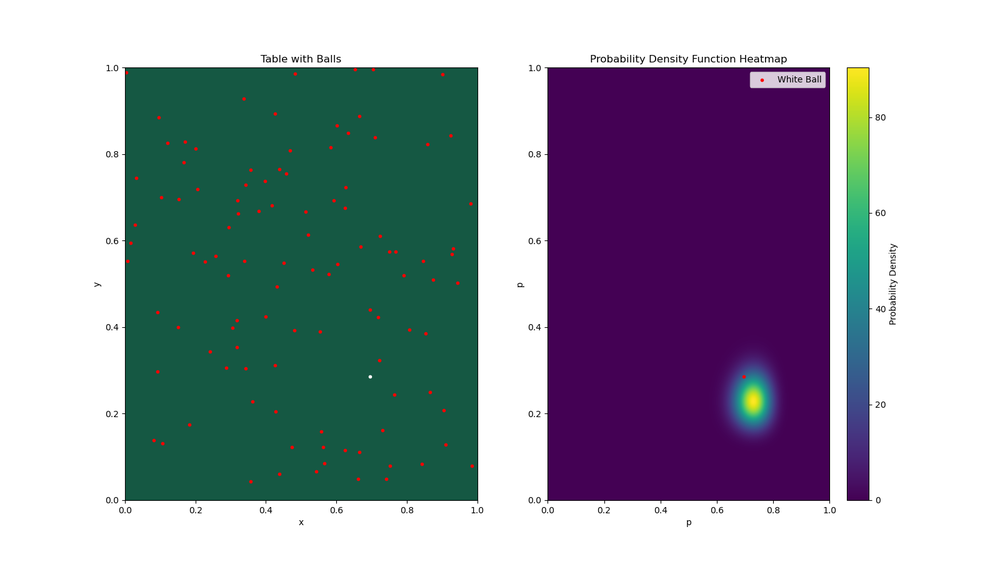
#> input picture figures/figure_104.png, 1000 x 562 px, shrunk from 1600 x 900 before the run; its folder holds only this picture in this run
$ jupyter execute BayesianBilliardsVideo.ipynb
#> lines starting #> are read from the running program, lines starting #| are printed output that depends on the picture
[cell 1]
import numpy as np
import matplotlib
import scipy
import os
import cv2

# Print the versions of the libraries
print("NumPy version:", np.__version__)
print("Matplotlib version:", matplotlib.__version__)
print("SciPy version:", scipy.__version__)
print("OpenCV version:", cv2.__version__)

[cell 2]
# Delta Version - Image Generator

import numpy as np
import matplotlib.pyplot as plt
from scipy.special import beta
import os
import cv2

# Set the seed for reproducibility
np.random.seed(123)

def thrown_ball(n=3):
    x_position = round(np.random.rand(), n)
    y_position = round(np.random.rand(), n)
    return x_position, y_position

def update_counts(white_position, red_position, left, right, bottom, top, overlap):
    x_white, y_white = white_position
    x_red, y_red = red_position

    # Overlap case
    if (x_white == x_red) and (y_white == y_red):
        overlap += 1

    # X case
    if x_red < x_white:
        left += 1
    elif x_red > x_white:
        right += 1

    # Y case
    if y_red < y_white:
        bottom += 1
    elif y_red > y_white:
        top += 1

    return left, right, bottom, top, overlap

# Function to calculate the probability density function (PDF) of the beta distribution
def calculate_PDF(A, B, p):
    numerator = (p ** A) * ((1 - p) ** B)
    denominator = beta(A + 1, B + 1)
    return numerator/denominator

def generate_heatmap_plot(white_ball, red_ball, left_count, right_count, bottom_count, top_count, overlap_count):
    # Parameters
    p_values = np.linspace(0, 1, 1000)

    # Calculate PDFs
    pdf_x = calculate_PDF(left_count, right_count, p_values)
    pdf_y = calculate_PDF(bottom_count, top_count, p_values)

    # Create a grid of p values
    p_mesh, _ = np.meshgrid(p_values, p_values)

    # Create a grid for summing values at each point
    grid_prod = np.outer(pdf_y, pdf_x)

    # White position
    x_white, y_white = white_ball

    # Plotting the heatmap
    fig, ax = plt.subplots()
    im = ax.imshow(grid_prod, extent=(0, 1, 0, 1), origin='lower', aspect='auto', cmap='viridis')
    cbar = plt.colorbar(im, ax=ax, label='Probability Density')
    ax.set_xlabel('p')
    ax.set_ylabel('p')
    ax.set_title('Probability Density Function Heatmap')

    # Adding a point at the white position
    ax.scatter(x_white, y_white, color='red', marker='.', label='White Ball')

    ax.legend()

    return fig

# Initialize counts
left_count, right_count, bottom_count, top_count, overlap_count = 0, 0, 0, 0, 0

# Number of balls
num_balls = 100

# Set the desired interval to print messages
print_interval = 50

# Simulate throwing a white ball
white_ball = thrown_ball()

# Create a 'figures' directory if it doesn't exist
figures_directory = 'figures'
os.makedirs(figures_directory, exist_ok=True)

# Simulate throwing balls and update counts
for i in range(num_balls):
    red_ball = thrown_ball()

    left_count, right_count, bottom_count, top_count, overlap_count = update_counts(
        white_ball, red_ball, left_count, right_count, bottom_count, top_count, overlap_count
    )

    plot_fig = generate_heatmap_plot(white_ball, red_ball, left_count, right_count, bottom_count, top_count, overlap_count)

    # Save the figure inside the 'figures' directory
    figure_path = os.path.join(figures_directory, f'figure_{i}.png')
    plt.savefig(figure_path)
    plt.close()

    # Print a message every print_interval iterations
    if i % print_interval == 0:
        print(f"Processed {i} out of {num_balls} iterations")
#> this loop made 100 passes
#> pass 1, `plt.savefig(figure_path)`:
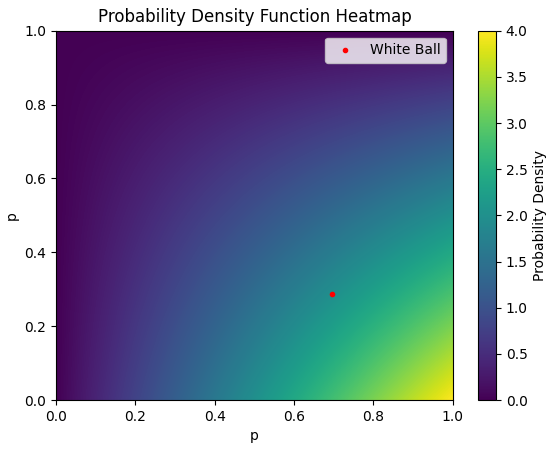
#> figure drawn by matplotlib, 2 panels
#> pass 2, `plt.savefig(figure_path)`:
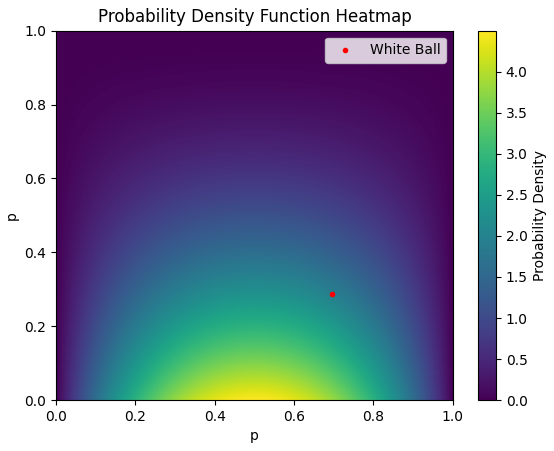
#> figure drawn by matplotlib, 2 panels

print("Simulation and figure generation completed.")

[cell 3]
# Epsilon Version - Video Generator

import cv2
import os

# Set the path to the directory containing your figure images
images_directory = 'figures'

# Set the output video file name and path
output_video_path = 'bayesian_billiards_simulation.mp4'

# Get the list of image files in the directory and sort them numerically
image_files = sorted([f for f in os.listdir(images_directory) if f.endswith('.png')], key=lambda x: int(x.split('_')[1].split('.')[0]))

# Get the dimensions of the first image
first_image = cv2.imread(os.path.join(images_directory, image_files[0]))
#> first_image is the input picture: shape (562, 1000, 3); mean B, G, R 163.2, 151.9, 147.2
height, width, layers = first_image.shape
#> height = 562; width = 1000; layers = 3

# Define the codec and create a VideoWriter object
fourcc = cv2.VideoWriter_fourcc(*'mp4v')  # You can choose other codecs like 'XVID' or 'MJPG'
video = cv2.VideoWriter(output_video_path, fourcc, 30, (width, height))

# Iterate through the sorted images and write them to the video
for image_file in image_files:
    image_path = os.path.join(images_directory, image_file)
    img = cv2.imread(image_path)
    video.write(img)

# Release the VideoWriter object
video.release()

print(f"Video created successfully at: {output_video_path}")
